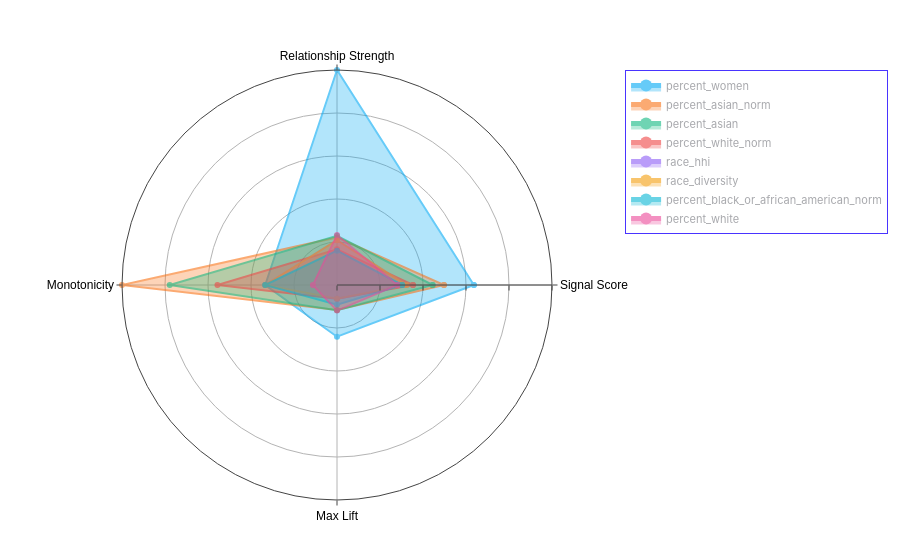
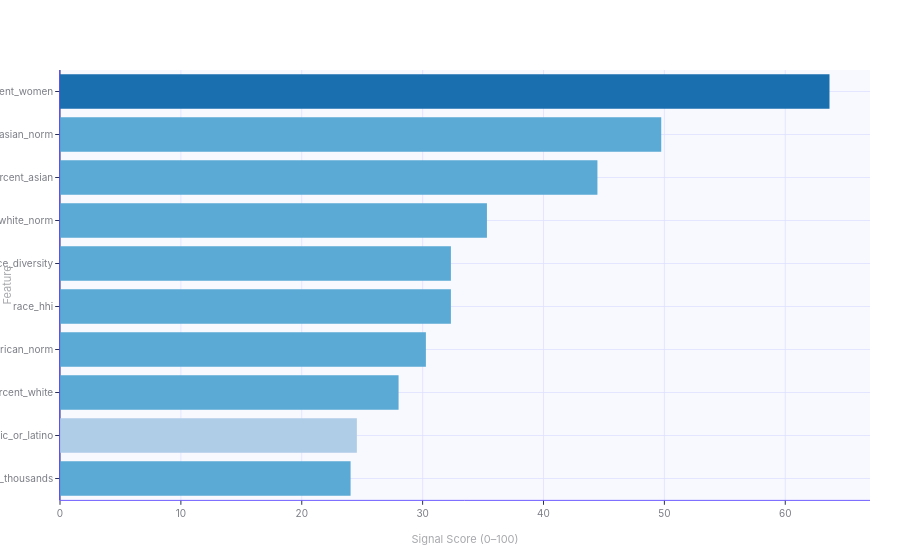
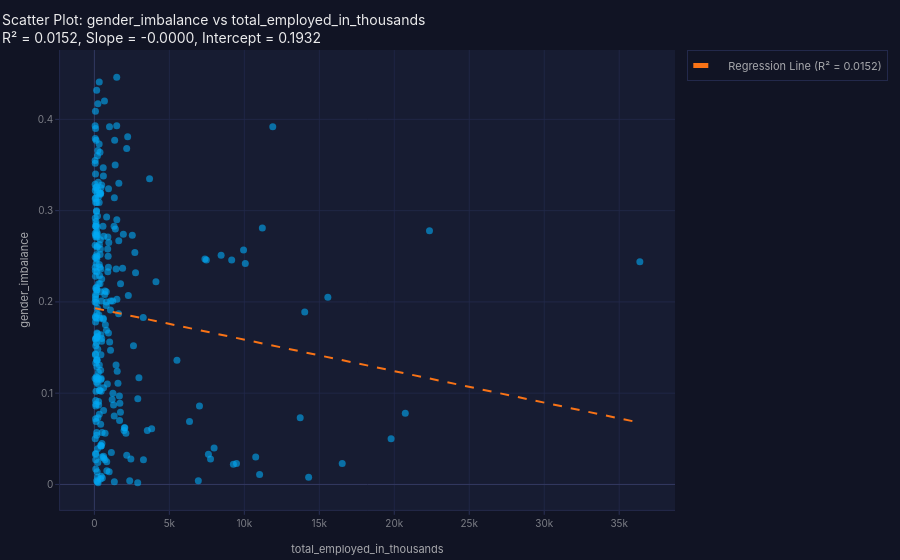
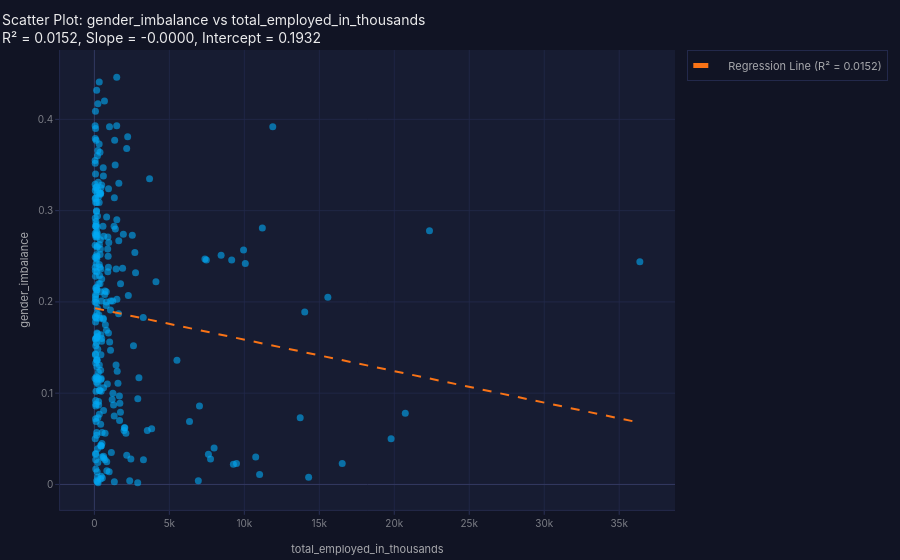

The notebook cell saved with these charts, in order:
### Markdown cell above
## 3. 探索性分析（EDA + 失衡檢查）

### Code cell
g.use("snapshot_2023")
eda = g.eda(segment_cols=["sector"])
eda.summary()
display(eda.top_signals())

g.viz.scatter("total_employed_in_thousands", "gender_imbalance")
g.viz.scatter("total_employed_in_thousands", "race_diversity")
g.correlation_heatmap()

bias = g.prep.data_bias_check(protected_cols=["sector"], alpha=0.05)
bias.summary()

### Figure 1 — Plotly figure (JSON) as saved in the notebook; plotly's stock layout.template omitted (floating-point values rounded to 4 significant figures)
{"data": [{"fill": "toself", "name": "percent_women", "opacity": 0.6, "r": [0.6366, 1, 0.334, 0.2405, 0.6366], "theta": ["Signal Score", "Relationship Strength", "Monotonicity", "Max Lift", "Signal Score"], "type": "scatterpolar"}, {"fill": "toself", "name": "percent_asian_norm", "opacity": 0.6, "r": [0.4974, 0.2214, 1, 0.116, 0.4974], "theta": ["Signal Score", "Relationship Strength", "Monotonicity", "Max Lift", "Signal Score"], "type": "scatterpolar"}, {"fill": "toself", "name": "percent_asian", "opacity": 0.6, "r": [0.4446, 0.2285, 0.778, 0.117, 0.4446], "theta": ["Signal Score", "Relationship Strength", "Monotonicity", "Max Lift", "Signal Score"], "type": "scatterpolar"}, {"fill": "toself", "name": "percent_white_norm", "opacity": 0.6, "r": [0.3532, 0.1665, 0.556, 0.06375, 0.3532], "theta": ["Signal Score", "Relationship Strength", "Monotonicity", "Max Lift", "Signal Score"], "type": "scatterpolar"}, {"fill": "toself", "name": "race_hhi", "opacity": 0.6, "r": [0.3234, 0.2082, 0.334, 0.06375, 0.3234], "theta": ["Signal Score", "Relationship Strength", "Monotonicity", "Max Lift", "Signal Score"], "type": "scatterpolar"}, {"fill": "toself", "name": "race_diversity", "opacity": 0.6, "r": [0.3234, 0.2082, 0.334, 0.06375, 0.3234], "theta": ["Signal Score", "Relationship Strength", "Monotonicity", "Max Lift", "Signal Score"], "type": "scatterpolar"}, {"fill": "toself", "name": "percent_black_or_african_american_norm", "opacity": 0.6, "r": [0.3027, 0.1598, 0.334, 0.09125, 0.3027], "theta": ["Signal Score", "Relationship Strength", "Monotonicity", "Max Lift", "Signal Score"], "type": "scatterpolar"}, {"fill": "toself", "name": "percent_white", "opacity": 0.6, "r": [0.2801, 0.2327, 0.112, 0.119, 0.2801], "theta": ["Signal Score", "Relationship Strength", "Monotonicity", "Max Lift", "Signal Score"], "type": "scatterpolar"}], "layout": {"font": {"color": "black", "family": "Arial, sans-serif", "size": 12}, "legend": {"bgcolor": "white", "bordercolor": "#4934ff", "borderwidth": 1}, "margin": {"b": 60, "l": 60, "r": 30, "t": 70}, "paper_bgcolor": "white", "plot_bgcolor": "#f8f9ff", "polar": {"radialaxis": {"range": [0, 1], "showticklabels": false}}, "showlegend": true, "title": {"font": {"color": "#2b28d3", "size": 16}, "text": ""}, "xaxis": {"gridcolor": "#e0e0ff", "linecolor": "#4934ff", "showline": true}, "yaxis": {"gridcolor": "#e0e0ff", "linecolor": "#4934ff", "showline": true}}}

### Figure 2 — Plotly figure (JSON) as saved in the notebook; plotly's stock layout.template omitted (floating-point values rounded to 4 significant figures)
{"data": [{"marker": {"color": ["#5aaad5", "#b0cde8", "#5aaad5", "#5aaad5", "#5aaad5", "#5aaad5", "#5aaad5", "#5aaad5", "#5aaad5", "#1a6faf"]}, "orientation": "h", "type": "bar", "x": [24.04, 24.56, 28.01, 30.27, 32.34, 32.34, 35.32, 44.46, 49.74, 63.66], "y": ["total_employed_in_thousands", "percent_hispanic_or_latino", "percent_white", "percent_black_or_african_american_norm", "race_hhi", "race_diversity", "percent_white_norm", "percent_asian", "percent_asian_norm", "percent_women"]}], "layout": {"font": {"color": "black", "family": "Arial, sans-serif", "size": 12}, "legend": {"bgcolor": "white", "bordercolor": "#4934ff", "borderwidth": 1}, "margin": {"b": 60, "l": 60, "r": 30, "t": 70}, "paper_bgcolor": "white", "plot_bgcolor": "#f8f9ff", "title": {"font": {"color": "#2b28d3", "size": 16}, "text": ""}, "xaxis": {"gridcolor": "#e0e0ff", "linecolor": "#4934ff", "showline": true, "title": {"text": "Signal Score (0–100)"}}, "yaxis": {"gridcolor": "#e0e0ff", "linecolor": "#4934ff", "showline": true, "title": {"text": "Feature"}}}}

### Figure 3 — Plotly figure (JSON) as saved in the notebook; plotly's stock layout.template omitted (floating-point values rounded to 4 significant figures; data arrays with more than 128 entries replaced by an {"elided": "..."} marker saying what was removed)
{"data": [{"hovertemplate": "total_employed_in_thousands=%{x}<br>gender_imbalance=%{y}<extra></extra>", "legendgroup": "", "marker": {"color": "#02A9F4", "opacity": 0.6, "symbol": "circle"}, "mode": "markers", "name": "", "orientation": "v", "showlegend": false, "type": "scatter", "x": {"elided": "282 int values"}, "xaxis": "x", "y": {"elided": "282 float values"}, "yaxis": "y"}, {"line": {"dash": "dash", "width": 2}, "mode": "lines", "name": "Regression Line (R² = 0.0152)", "showlegend": true, "type": "scatter", "x": [50, 416.9, 783.9, 1151.0, 1518.0, 1885.0, 2252.0, 2619.0, 2986.0, 3353.0, 3719.0, 4086.0, 4453.0, 4820.0, 5187.0, 5554.0, 5921.0, 6288.0, 6655.0, 7022.0, 7389.0, 7756.0, 8123.0, 8490.0, 8857.0, 9224.0, 9591.0, 9958.0, 10320.0, 10690.0, 11060.0, 11430.0, 11790.0, 12160.0, 12530.0, 12890.0, 13260.0, 13630.0, 13990.0, 14360.0, 14730.0, 15090.0, 15460.0, 15830.0, 16200.0, 16560.0, 16930.0, 17300.0, 17660.0, 18030.0, 18400.0, 18760.0, 19130.0, 19500.0, 19870.0, 20230.0, 20600.0, 20970.0, 21330.0, 21700.0, 22070.0, 22430.0, 22800.0, 23170.0, 23530.0, 23900.0, 24270.0, 24640.0, 25000.0, 25370.0, 25740.0, 26100.0, 26470.0, 26840.0, 27200.0, 27570.0, 27940.0, 28310.0, 28670.0, 29040.0, 29410.0, 29770.0, 30140.0, 30510.0, 30870.0, 31240.0, 31610.0, 31970.0, 32340.0, 32710.0, 33080.0, 33440.0, 33810.0, 34180.0, 34540.0, 34910.0, 35280.0, 35640.0, 36010.0, 36378], "y": [0.193, 0.1917, 0.1905, 0.1892, 0.1879, 0.1867, 0.1854, 0.1841, 0.1829, 0.1816, 0.1803, 0.1791, 0.1778, 0.1765, 0.1753, 0.174, 0.1727, 0.1715, 0.1702, 0.169, 0.1677, 0.1664, 0.1652, 0.1639, 0.1626, 0.1614, 0.1601, 0.1588, 0.1576, 0.1563, 0.155, 0.1538, 0.1525, 0.1512, 0.15, 0.1487, 0.1474, 0.1462, 0.1449, 0.1436, 0.1424, 0.1411, 0.1398, 0.1386, 0.1373, 0.136, 0.1348, 0.1335, 0.1322, 0.131, 0.1297, 0.1284, 0.1272, 0.1259, 0.1246, 0.1234, 0.1221, 0.1208, 0.1196, 0.1183, 0.117, 0.1158, 0.1145, 0.1132, 0.112, 0.1107, 0.1094, 0.1082, 0.1069, 0.1056, 0.1044, 0.1031, 0.1018, 0.1006, 0.09931, 0.09804, 0.09678, 0.09551, 0.09424, 0.09298, 0.09171, 0.09045, 0.08918, 0.08791, 0.08665, 0.08538, 0.08412, 0.08285, 0.08158, 0.08032, 0.07905, 0.07778, 0.07652, 0.07525, 0.07399, 0.07272, 0.07145, 0.07019, 0.06892, 0.06765]}], "layout": {"hovermode": "closest", "legend": {"tracegroupgap": 0}, "title": {"text": "Scatter Plot: gender_imbalance vs total_employed_in_thousands<br>R² = 0.0152, Slope = -0.0000, Intercept = 0.1932"}, "xaxis": {"anchor": "y", "domain": [0, 1], "title": {"text": "total_employed_in_thousands"}}, "yaxis": {"anchor": "x", "domain": [0, 1], "title": {"text": "gender_imbalance"}}}}

### Figure 4 — Plotly figure (JSON) as saved in the notebook; plotly's stock layout.template omitted (floating-point values rounded to 4 significant figures; data arrays with more than 128 entries replaced by an {"elided": "..."} marker saying what was removed)
{"data": [{"hovertemplate": "total_employed_in_thousands=%{x}<br>gender_imbalance=%{y}<extra></extra>", "legendgroup": "", "marker": {"color": "#02A9F4", "opacity": 0.6, "symbol": "circle"}, "mode": "markers", "name": "", "orientation": "v", "showlegend": false, "type": "scatter", "x": {"elided": "282 int values"}, "xaxis": "x", "y": {"elided": "282 float values"}, "yaxis": "y"}, {"line": {"dash": "dash", "width": 2}, "mode": "lines", "name": "Regression Line (R² = 0.0152)", "showlegend": true, "type": "scatter", "x": [50, 416.9, 783.9, 1151.0, 1518.0, 1885.0, 2252.0, 2619.0, 2986.0, 3353.0, 3719.0, 4086.0, 4453.0, 4820.0, 5187.0, 5554.0, 5921.0, 6288.0, 6655.0, 7022.0, 7389.0, 7756.0, 8123.0, 8490.0, 8857.0, 9224.0, 9591.0, 9958.0, 10320.0, 10690.0, 11060.0, 11430.0, 11790.0, 12160.0, 12530.0, 12890.0, 13260.0, 13630.0, 13990.0, 14360.0, 14730.0, 15090.0, 15460.0, 15830.0, 16200.0, 16560.0, 16930.0, 17300.0, 17660.0, 18030.0, 18400.0, 18760.0, 19130.0, 19500.0, 19870.0, 20230.0, 20600.0, 20970.0, 21330.0, 21700.0, 22070.0, 22430.0, 22800.0, 23170.0, 23530.0, 23900.0, 24270.0, 24640.0, 25000.0, 25370.0, 25740.0, 26100.0, 26470.0, 26840.0, 27200.0, 27570.0, 27940.0, 28310.0, 28670.0, 29040.0, 29410.0, 29770.0, 30140.0, 30510.0, 30870.0, 31240.0, 31610.0, 31970.0, 32340.0, 32710.0, 33080.0, 33440.0, 33810.0, 34180.0, 34540.0, 34910.0, 35280.0, 35640.0, 36010.0, 36378], "y": [0.193, 0.1917, 0.1905, 0.1892, 0.1879, 0.1867, 0.1854, 0.1841, 0.1829, 0.1816, 0.1803, 0.1791, 0.1778, 0.1765, 0.1753, 0.174, 0.1727, 0.1715, 0.1702, 0.169, 0.1677, 0.1664, 0.1652, 0.1639, 0.1626, 0.1614, 0.1601, 0.1588, 0.1576, 0.1563, 0.155, 0.1538, 0.1525, 0.1512, 0.15, 0.1487, 0.1474, 0.1462, 0.1449, 0.1436, 0.1424, 0.1411, 0.1398, 0.1386, 0.1373, 0.136, 0.1348, 0.1335, 0.1322, 0.131, 0.1297, 0.1284, 0.1272, 0.1259, 0.1246, 0.1234, 0.1221, 0.1208, 0.1196, 0.1183, 0.117, 0.1158, 0.1145, 0.1132, 0.112, 0.1107, 0.1094, 0.1082, 0.1069, 0.1056, 0.1044, 0.1031, 0.1018, 0.1006, 0.09931, 0.09804, 0.09678, 0.09551, 0.09424, 0.09298, 0.09171, 0.09045, 0.08918, 0.08791, 0.08665, 0.08538, 0.08412, 0.08285, 0.08158, 0.08032, 0.07905, 0.07778, 0.07652, 0.07525, 0.07399, 0.07272, 0.07145, 0.07019, 0.06892, 0.06765]}], "layout": {"hovermode": "closest", "legend": {"tracegroupgap": 0}, "title": {"text": "Scatter Plot: gender_imbalance vs total_employed_in_thousands<br>R² = 0.0152, Slope = -0.0000, Intercept = 0.1932"}, "xaxis": {"anchor": "y", "domain": [0, 1], "title": {"text": "total_employed_in_thousands"}}, "yaxis": {"anchor": "x", "domain": [0, 1], "title": {"text": "gender_imbalance"}}}}
